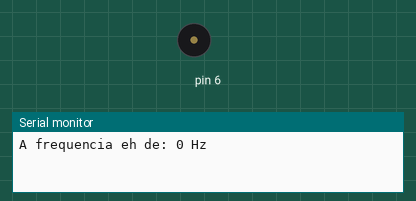
This sketch was run on a simulated Arduino Uno, built with avr-gcc and run on an emulated ATmega328P. On the bench: buzzer (waves = sounding), the last lines printed to the serial monitor.

Above: at 1.0 s.
At 27.0 s:
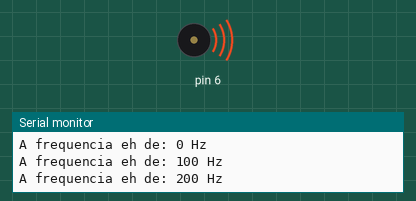
Timing chart, 0 to 28.6 s (numbered marks = the images above):
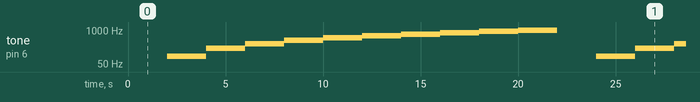

The sketch:

GeradorDeFrequ_ncia_Onda_quadrada_Buzzer.ino
```cpp
 // Projeto 20 – Arduino como um gerador de frequência (Onda quadrada)

void setup() {

  Serial.begin(9600);  // Inicia o Serial Monitor
}

void loop() {
  // Imprime na tela a frequência gerada
  Serial.println("A frequencia eh de: 0 Hz");
  {
    tone(6, 0);  // Defini o pino em OUTPUT, e a frequencia gerada no pino
    delay(2000);  // Gera a frequência por 2 segundos
  }
  Serial.println("A frequencia eh de: 100 Hz");
  {
    tone(6, 100); delay(2000);
  }
  Serial.println("A frequencia eh de: 200 Hz");
  {
    tone(6, 200); delay(2000);
  }
  Serial.println("A frequencia eh de: 300 Hz");
  {
    tone(6,300); delay(2000);
  }
  Serial.println("A frequencia eh de: 400 Hz");
  {
    tone(6,400); delay(2000);
  }
  Serial.println("A frequencia eh de: 500 Hz");
  {
    tone(6,500); delay(2000);
  }
  Serial.println("A frequencia eh de: 600 Hz");
  {
    tone(6,600); delay(2000);
  }
  Serial.println("A frequencia eh de: 700 Hz");
  {
    tone(6,700); delay(2000);
  }
  Serial.println("A frequencia eh de: 800 Hz");
  {
    tone(6,800); delay(2000);
  }
  Serial.println("A frequencia eh de: 900 Hz");
  {
    tone(6,900); delay(2000);
  }
  Serial.println("A frequencia eh de: 980 Hz");
  {
    tone(6,980); delay(2000);
  }
}
```

Measured:
- by itself, tone on pin 6: repeats every 22.0 s: 200 Hz 2.0 s, 300 Hz 2.0 s, 400 Hz 2.0 s, 500 Hz 2.0 s, 600 Hz 2.0 s, 700 Hz 2.0 s, 800 Hz 2.0 s, 900 Hz 2.0 s, 980 Hz 2.0 s, silent 2.0 s, 100 Hz 2.0 s
